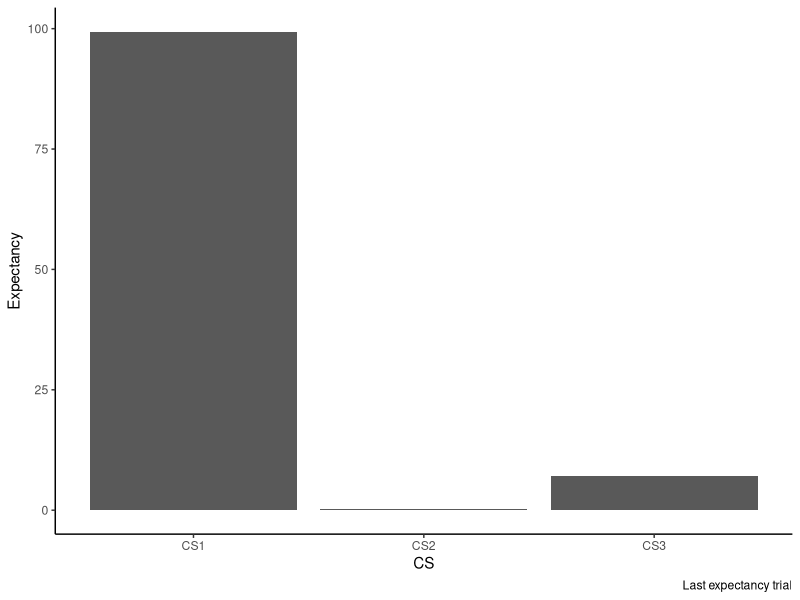
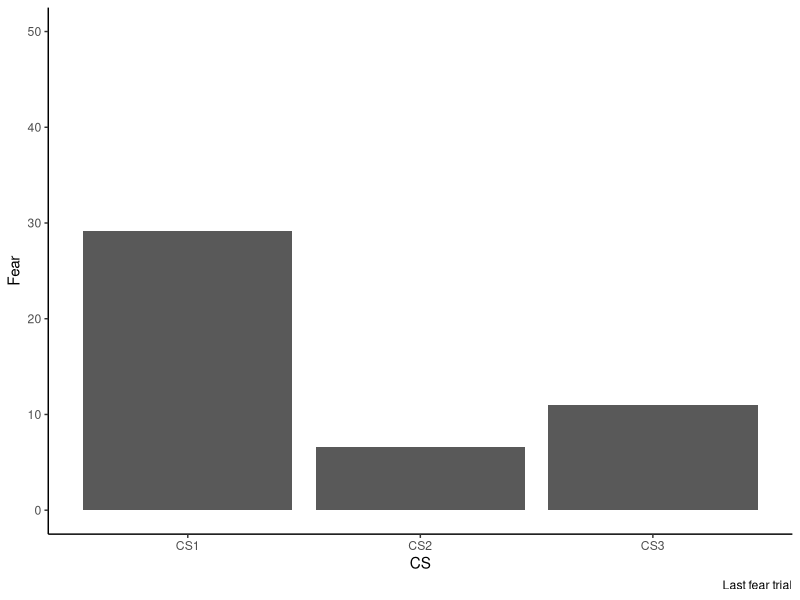
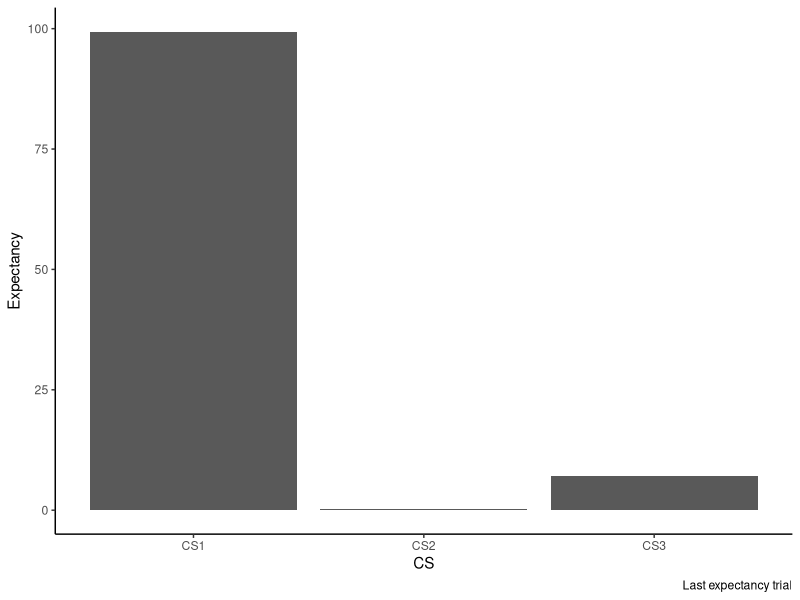
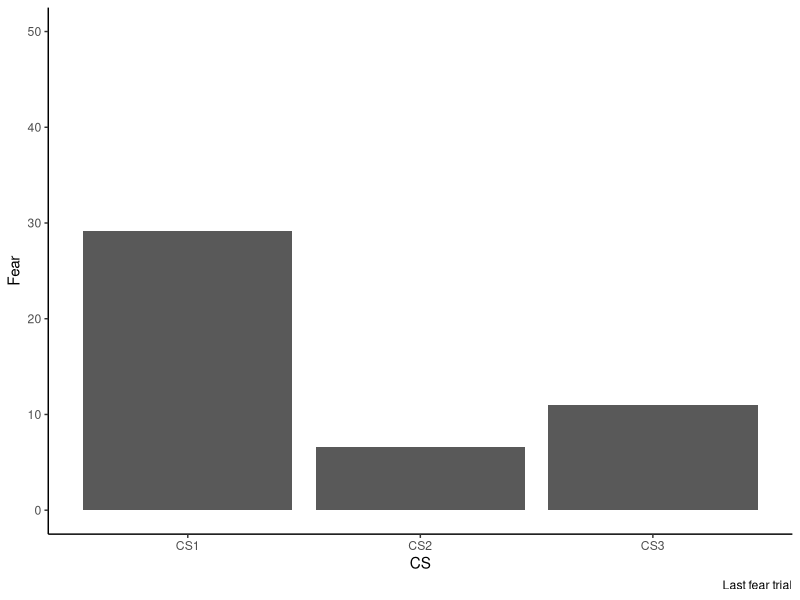

The R source for these figures, in order:
## ---- chunk 1
knitr::opts_chunk$set(echo = TRUE)
## ---- chunk 2
library(here)
library(ggplot2)
library(tidyverse)
library(car)
library(broom)
library(knitr)
## ---- chunk 3
acquisition_expectancy <- read.csv("data/processed/acquisition_expectancy.csv")
acquisition_fear <- read.csv("data/processed/acquisition_fear.csv")
## ---- chunk 4

# Make long format
expectancy_long <- acquisition_expectancy %>% 
  pivot_longer(contains("verwachting"), names_to = "CS", values_to = "response") %>% 
  separate(CS, into = c("acq", "exp", "CS", "trial")) %>% 
  select(c(-acq,-exp))

# ANOVA to compare CSsen on first trial
first_trial_expectancy <- expectancy_long %>% 
  filter(trial == 1)

ANOVA_first_expectancy <- lm(response ~ CS, first_trial_expectancy) %>% 
  Anova(type = 3) %>% 
  tidy()

kable(ANOVA_first_expectancy, caption = "ANOVA of first expectancy trial", digits = 3)

# ANOVA to compare CSsen on last trial
last_trial_expectancy <- expectancy_long %>% 
  filter(trial == 6)

ANOVA_last_expectancy <- lm(response ~ CS, last_trial_expectancy) %>% 
  Anova(type = 3) %>% 
  tidy()

kable(ANOVA_last_expectancy, caption = "ANOVA of last expectancy trial", digits = 3)
## ---- chunk 5

# Make long format
fear_long <- acquisition_fear %>% 
  pivot_longer(contains("angst"), names_to = "CS", values_to = "response") %>% 
  separate(CS, into = c("acq", "fear", "CS", "trial")) %>% 
  select(c(-acq,-fear)) 

# ANOVA to compare CSsen on first trial
first_trial_fear <- fear_long %>% 
  filter(trial == 1)

ANOVA_first_fear <- lm(response ~ CS, first_trial_fear) %>% 
  Anova(type = 3) %>% 
  tidy()

kable(ANOVA_first_fear, caption = "ANOVA of first fear trial", digits = 3)

# ANOVA to compare CSsen on last trial
last_trial_fear <- fear_long %>% 
  filter(trial == 6)

ANOVA_last_fear<- lm(response ~ CS, last_trial_fear) %>% 
  Anova(type = 3) %>% 
  tidy()

kable(ANOVA_last_fear, caption = "ANOVA of last fear trial", digits = 3)
## ---- chunk 6
#Expectancy
plot_last_exp <- last_trial_expectancy %>% 
  group_by(CS) %>% 
  summarise(response = mean(response)) 

ggplot(plot_last_exp, aes(CS, response)) +
  geom_col() +
  theme_classic() +
  labs(caption = "Last expectancy trial", y = "Expectancy")

ggsave(here("./results/figures/plot_last_expectancy.png"), width = 10, height = 5) 

#Fear
plot_last_fear <- last_trial_fear %>% 
  group_by(CS) %>% 
  summarise(response = mean(response)) 

ggplot(plot_last_fear, aes(CS, response)) +
  geom_col() +
  theme_classic() +
  labs(caption = "Last fear trial", y = "Fear") +
  ylim(0,50)
  
ggsave(here("./results/figures/plot_last_fear.png"), width = 10, height = 5) 

